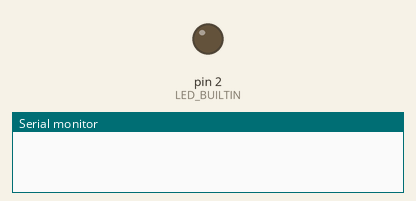
Simulated run of this sketch. Board: Arduino Uno, built with avr-gcc and run on an emulated ATmega328P. On the bench: output pins drawn as LEDs (lit = HIGH), the last lines printed to the serial monitor.

Above: at 0.15 s.
At 38.37 s:
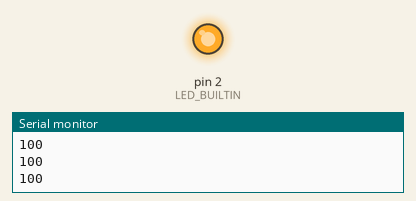
Timing chart, 0 to 39.9 s (numbered marks = the images above):
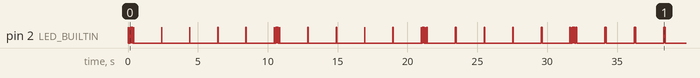

The sketch:

blink-various-speed.ino
```cpp
#define LED_BUILTIN 2

void setup() {
  // initialize digital pin LED_BUILTIN as an output.
  pinMode(LED_BUILTIN, OUTPUT);
  Serial.begin(115200);
}

int i=6;
int n=0;
int t[10]={10,25,50,100,200,500,1000};

void loop() {
  if (n==0) {
    n=5;
    for (int k=0;k<10;k++) {
      digitalWrite(LED_BUILTIN, HIGH);
      delay(20);
      digitalWrite(LED_BUILTIN, LOW);
      delay(20);
    }
    i++;
    if (i==7) i=0;
  }
  digitalWrite(LED_BUILTIN, HIGH);
  Serial.println(t[i]);
  delay(t[i]);
  digitalWrite(LED_BUILTIN, LOW);
  delay(2000);
  n--;
}
```
